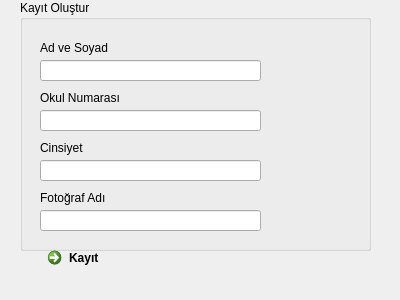
<?xml version="1.0" encoding="UTF-8"?>
<ui version="4.0">
 <class>Dialog</class>
 <widget class="QDialog" name="Dialog">
  <property name="geometry">
   <rect>
    <x>0</x>
    <y>0</y>
    <width>400</width>
    <height>300</height>
   </rect>
  </property>
  <property name="windowTitle">
   <string>Dialog</string>
  </property>
  <widget class="QGroupBox" name="groupBox">
   <property name="geometry">
    <rect>
     <x>20</x>
     <y>0</y>
     <width>351</width>
     <height>251</height>
    </rect>
   </property>
   <property name="title">
    <string>Kayıt Oluştur</string>
   </property>
   <widget class="QLabel" name="label">
    <property name="geometry">
     <rect>
      <x>20</x>
      <y>40</y>
      <width>81</width>
      <height>16</height>
     </rect>
    </property>
    <property name="text">
     <string>Ad ve Soyad</string>
    </property>
   </widget>
   <widget class="QLabel" name="label_2">
    <property name="geometry">
     <rect>
      <x>20</x>
      <y>140</y>
      <width>91</width>
      <height>16</height>
     </rect>
    </property>
    <property name="text">
     <string>Cinsiyet</string>
    </property>
   </widget>
   <widget class="QLabel" name="label_3">
    <property name="geometry">
     <rect>
      <x>20</x>
      <y>190</y>
      <width>81</width>
      <height>16</height>
     </rect>
    </property>
    <property name="text">
     <string>Fotoğraf Adı</string>
    </property>
   </widget>
   <widget class="QLineEdit" name="lineEdit">
    <property name="geometry">
     <rect>
      <x>20</x>
      <y>60</y>
      <width>221</width>
      <height>21</height>
     </rect>
    </property>
   </widget>
   <widget class="QLineEdit" name="lineEdit_2">
    <property name="geometry">
     <rect>
      <x>20</x>
      <y>160</y>
      <width>221</width>
      <height>21</height>
     </rect>
    </property>
   </widget>
   <widget class="QLineEdit" name="lineEdit_3">
    <property name="geometry">
     <rect>
      <x>20</x>
      <y>210</y>
      <width>221</width>
      <height>21</height>
     </rect>
    </property>
   </widget>
   <widget class="QLineEdit" name="lineEdit_4">
    <property name="geometry">
     <rect>
      <x>20</x>
      <y>110</y>
      <width>221</width>
      <height>21</height>
     </rect>
    </property>
   </widget>
   <widget class="QLabel" name="label_4">
    <property name="geometry">
     <rect>
      <x>20</x>
      <y>90</y>
      <width>91</width>
      <height>16</height>
     </rect>
    </property>
    <property name="text">
     <string>Okul Numarası</string>
    </property>
   </widget>
  </widget>
  <widget class="QCommandLinkButton" name="commandLinkButton">
   <property name="geometry">
    <rect>
     <x>40</x>
     <y>240</y>
     <width>193</width>
     <height>41</height>
    </rect>
   </property>
   <property name="text">
    <string>Kayıt</string>
   </property>
  </widget>
 </widget>
 <resources/>
 <connections/>
</ui>
